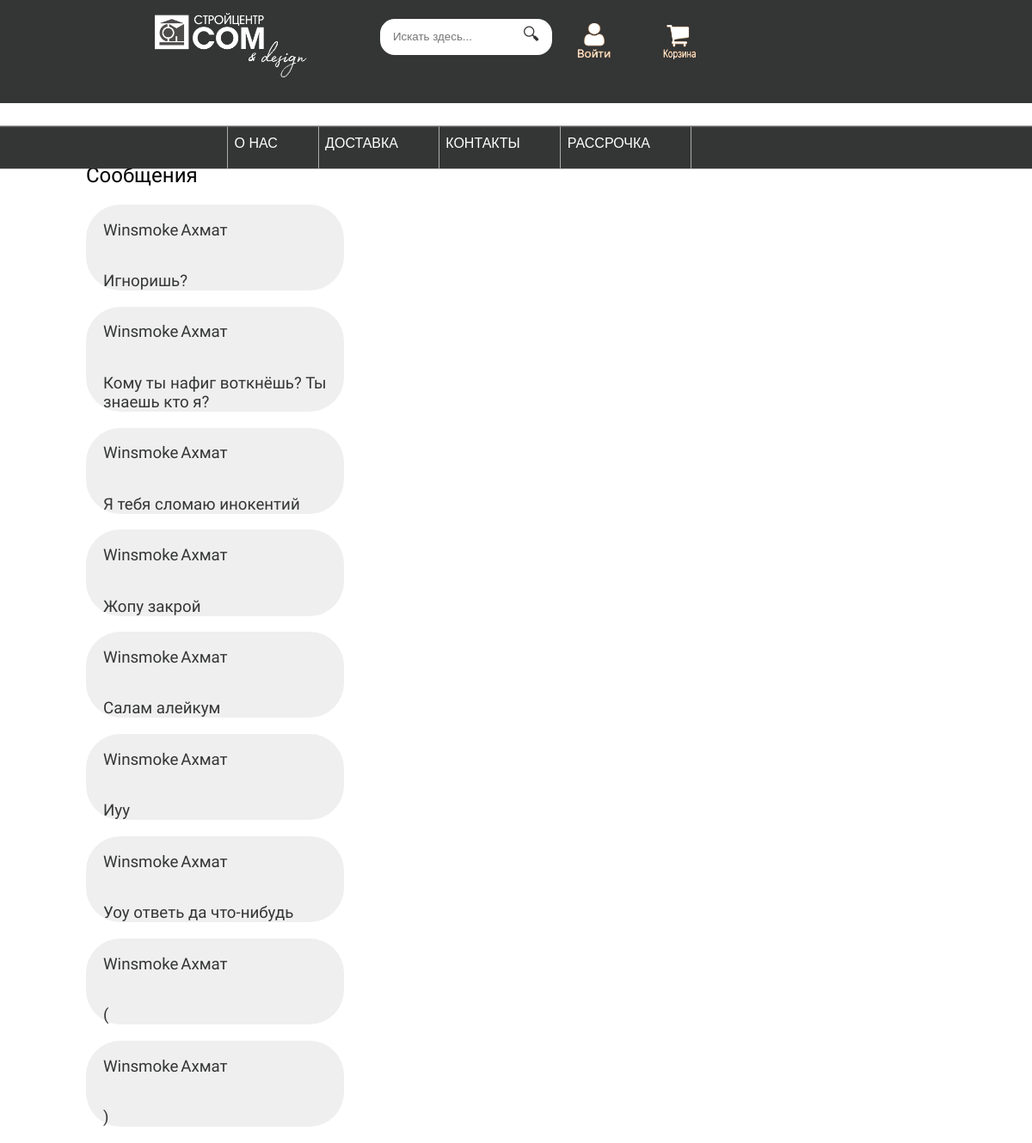
Screenshot of /chat/chat/ with the database file from the repository.
### chat/models.py (models this page shows)
class Message(models.Model):
    user = models.ForeignKey(CustomUser,
                             verbose_name='chat_user',
                             on_delete=models.CASCADE)
    user_to = models.ForeignKey(CustomUser,
                                related_name='chat_admin',
                                on_delete=models.CASCADE)
    text = models.CharField(max_length=200)
    date = models.DateField(auto_now_add=True)
    time = models.TimeField(auto_now_add=True)

### account/models.py (models this page shows)
class CustomUser(AbstractUser):
    username = models.CharField(max_length=250, blank=True, unique=True)
    middle_name = models.CharField(max_length=100, blank=True)
    passport = models.CharField(max_length=10, blank=True)
    born_date = models.DateField(blank=True, null=True)
    phone = models.CharField(max_length=20, blank=True)
    address = models.CharField(max_length=255, blank=True)

### chat/views.py (the view)
# urls.py: path('chat/', views.chat_list, name='chat_list'),
def chat_list(request):
    messages = Message.objects.exclude(user__username='ahmat')
    return render(request,
                  'chat/chat.html',
                  {'messages': messages})

### cart/cart.py (called while the page is built)
    def __len__(self):
        return sum(item['quantity'] for item in self.cart.values())

### cart/context_processors.py (called while the page is built)
def cart(request):
    cart = CartClass(request)
    end = ''
    if len(cart) > 1:
        if len(cart) < 5:
            end = 'а'
        else:
            end = 'ов'
    return {'cart': CartClass(request), 'end': end}

### chat/templates/chat/chat.html (shortened to what this page needs)
{% extends 'shop/base.html' %}
{% block content %}
    <h2>Сообщения</h2>
    {% for message in messages %}
        <a href="{% url 'chat:chat_detail' message.id %}">
        <div style="background: #efefef; width: 30%; max-height: 200px; min-height: 60px; border-radius: 40px; padding-left: 2%;">
            <div style="display: flex;">
                <h3 style="padding-right: 1%;">{{ message.user.last_name }}</h3>
                <h3>{{ message.user.first_name }}</h3>
            </div>
            <h3>{{ message.text }}</h3>
        </div>
        </a>
    {% endfor %}
{% endblock %}

### shop/static/css/base.css (style rules this page uses)
body { margin:0; padding:0; font-family:helvetica, sans-serif; }
h1, h2, h3, h4, h5 , h6 { font-family: 'Ubuntu', sans-serif; font-weight:normal; }
a { text-decoration:none; color:#5993bb; }
* { box-sizing: border-box; }
a { text-decoration:none; color:#343535; }
body, ul { margin: 0; padding: 0; }

### rows the page displays
Message: user.last_name "Winsmoke", user.first_name "Ахмат", text "Игноришь?"
Message: user.last_name "Winsmoke", user.first_name "Ахмат", text "Кому ты нафиг воткнёшь? Ты знаешь кто я?"
Message: user.last_name "Winsmoke", user.first_name "Ахмат", text "Я тебя сломаю инокентий"
Message: user.last_name "Winsmoke", user.first_name "Ахмат", text "Жопу закрой"
Message: user.last_name "Winsmoke", user.first_name "Ахмат", text "Салам алейкум"
Message: user.last_name "Winsmoke", user.first_name "Ахмат", text "Иуу"
Message: user.last_name "Winsmoke", user.first_name "Ахмат", text "Уоу ответь да что-нибудь"
Message: user.last_name "Winsmoke", user.first_name "Ахмат", text "("
Message: user.last_name "Winsmoke", user.first_name "Ахмат", text ")"
